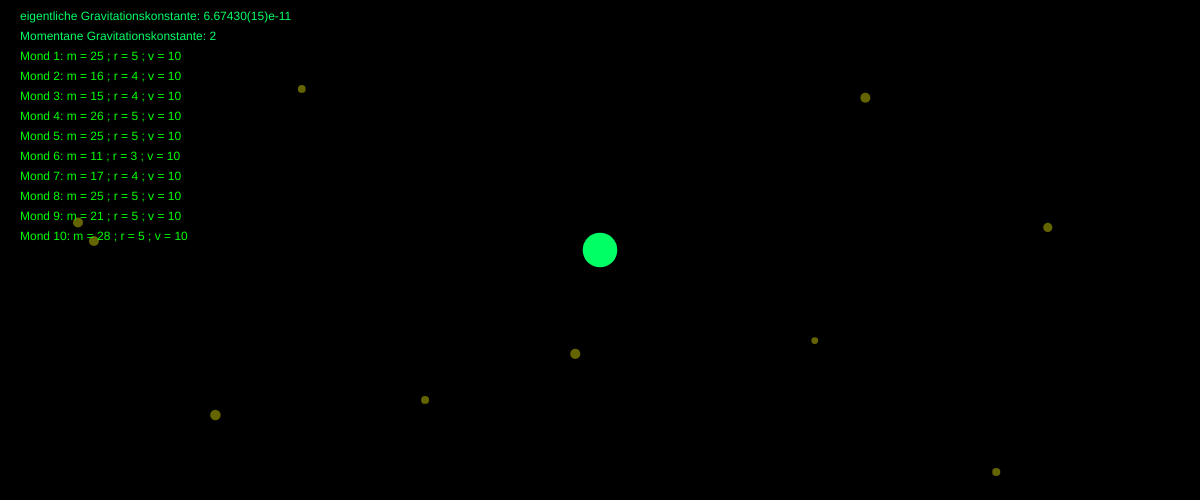
Frame 1 (no input)
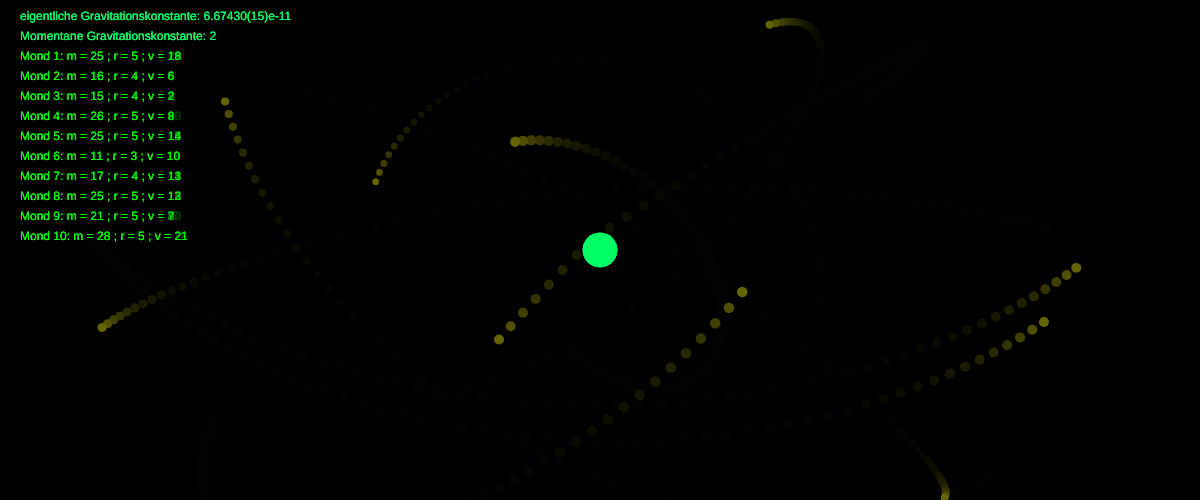
Frame 60 (no input)
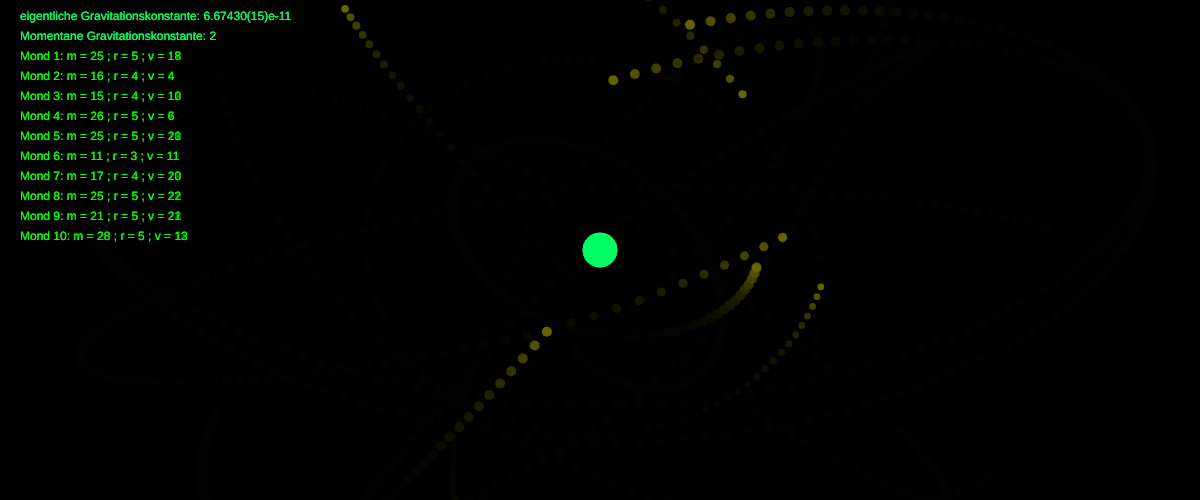
Frame 120 (the mouse pressed at the canvas centre since frame 60)

The p5.js sketch that drew these frames (run headless with seeded random() and noise() and a simulated clock; from frame 60 on, the mouse is pressed at the canvas centre):

// p5.js sketch
// ── sketch.js
let movers = [];
let attractor;
let Gslider;

function setup() {
  createCanvas(windowWidth, 500);
  for (let i = 0; i < 10; i++) {
    let x = random(width);
    let y = random(height);
    let m = random(10, 30);
    movers[i] = new Mover(x, y, m);
  }
  attractor = new Attractor(width / 2, height / 2, 300);
  background(0);
  Gslider = createSlider(0, 20, 2, 0.01);
}

function draw() {
  background(0, 50);
  let yplus = 20;
  let moonNumber = 1;
  for (let mover of movers) {
    mover.update();
    mover.show();
    mover.stats(yplus, moonNumber);
    attractor.attract(mover);
    yplus += 20;
    moonNumber += 1;
  }
  //   if (mouseIsPressed) {
  //     attractor.pos.x = mouseX;
  //     attractor.pos.y = mouseY;
  //   }
  attractor.show();
  text(`eigentliche Gravitationskonstante: 6.67430(15)e-11`, 20, 20);
  text(`Momentane Gravitationskonstante: ${Gslider.value()}`, 20, 40);
}

class Mover {
  constructor(x, y, m) {
    this.pos = createVector(x, y);
    this.vel = p5.Vector.random2D();
    this.vel.mult(10);
    this.acc = createVector(0, 0);
    this.mass = m;
    this.r = sqrt(this.mass);
  }

  applyForce(force) {
    let f = p5.Vector.div(force, this.mass);
    this.acc.add(f);
  }

  update() {
    this.vel.add(this.acc);
    this.pos.add(this.vel);
    this.acc.set(0, 0);
  }

  show() {
    noStroke();
    fill(100, 100, 0);
    ellipse(this.pos.x, this.pos.y, this.r * 2);
    stroke(255);
  }

  stats(y, moonNumber) {
    noStroke();
    fill(0, 255, 0);
    text(
      `Mond ${moonNumber}: m = ${round(this.mass)} ; r = ${round(
        this.r
      )} ; v = ${round(mag(this.vel.x, this.vel.y))}`,
      20,
      40 + y
    );
  }
}

class Attractor {
  constructor(x, y, m) {
    this.pos = createVector(x, y);
    this.mass = m;
    this.r = sqrt(this.mass);
  }

  attract(mover) {
    let force = p5.Vector.sub(this.pos, mover.pos);
    let distanceSq = constrain(force.magSq(), 100, 1000);
    let G = Gslider.value();
    let strength = (G * (this.mass * mover.mass)) / distanceSq;
    force.setMag(strength);
    mover.applyForce(force);
  }

  show() {
    noStroke();
    fill(0, 255, 100);
    ellipse(this.pos.x, this.pos.y, this.r * 2);
  }
}
